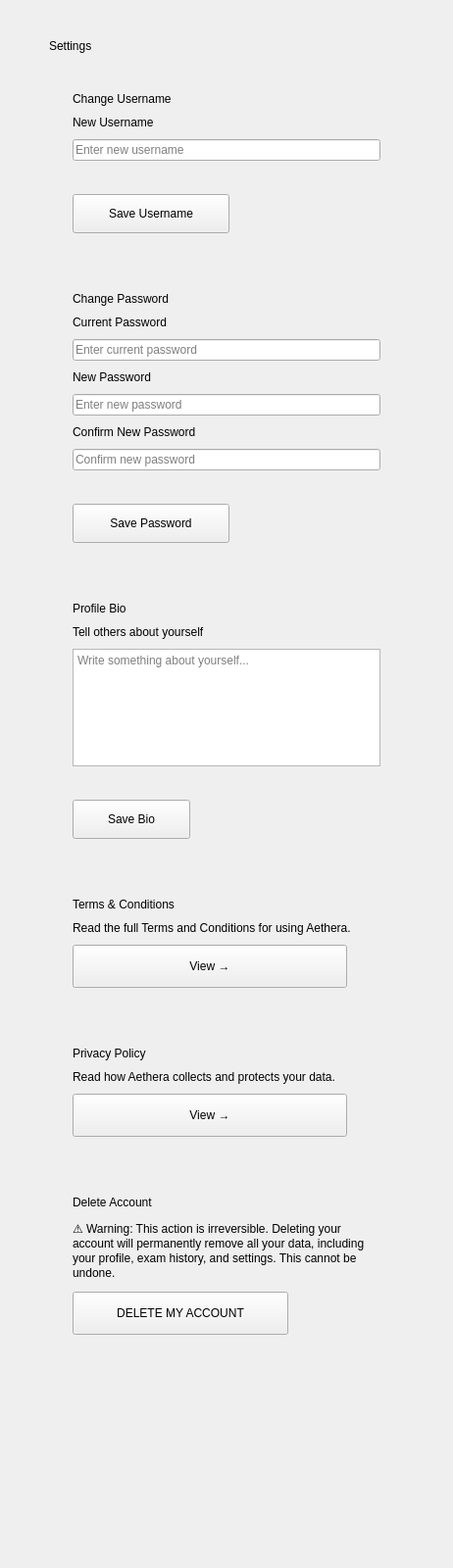
        <widget class="QWidget" name="scrollContentSettings">
         <property name="geometry">
          <rect>
           <x>0</x>
           <y>0</y>
           <width>462</width>
           <height>1600</height>
          </rect>
         </property>
         <layout class="QVBoxLayout" name="layoutSettingsContent">
          <property name="spacing">
           <number>20</number>
          </property>
          <property name="leftMargin">
           <number>50</number>
          </property>
          <property name="topMargin">
           <number>40</number>
          </property>
          <property name="rightMargin">
           <number>50</number>
          </property>
          <property name="bottomMargin">
           <number>40</number>
          </property>
          <item>
           <widget class="QLabel" name="labelSettingsTitle">
            <property name="text">
             <string>Settings</string>
            </property>
           </widget>
          </item>
          <item>
           <widget class="QFrame" name="cardUsername">
            <layout class="QVBoxLayout" name="layoutCardUsername">
             <property name="spacing">
              <number>10</number>
             </property>
             <property name="leftMargin">
              <number>24</number>
             </property>
             <property name="topMargin">
              <number>20</number>
             </property>
             <property name="rightMargin">
              <number>24</number>
             </property>
             <property name="bottomMargin">
              <number>20</number>
             </property>
             <item>
              <widget class="QLabel" name="labelSectionUsername">
               <property name="text">
                <string>Change Username</string>
               </property>
              </widget>
             </item>
             <item>
              <widget class="QLabel" name="labelFieldNewUsername">
               <property name="text">
                <string>New Username</string>
               </property>
              </widget>
             </item>
             <item>
              <widget class="QLineEdit" name="inputSettingsUsername">
               <property name="maximumSize">
                <size>
                 <width>400</width>
                 <height>16777215</height>
                </size>
               </property>
               <property name="placeholderText">
                <string>Enter new username</string>
               </property>
              </widget>
             </item>
             <item>
              <widget class="QLabel" name="labelSettingsUsernameStatus">
               <property name="visible">
                <bool>false</bool>
               </property>
               <property name="text">
                <string/>
               </property>
              </widget>
             </item>
             <item>
              <widget class="QPushButton" name="buttonSaveUsername">
               <property name="minimumSize">
                <size>
                 <width>160</width>
                 <height>40</height>
                </size>
               </property>
               <property name="maximumSize">
                <size>
                 <width>160</width>
                 <height>40</height>
                </size>
               </property>
               <property name="text">
                <string>Save Username</string>
               </property>
              </widget>
             </item>
            </layout>
           </widget>
          </item>
          <item>
           <widget class="QFrame" name="cardPassword">
            <layout class="QVBoxLayout" name="layoutCardPassword">
             <property name="spacing">
              <number>10</number>
             </property>
             <property name="leftMargin">
              <number>24</number>
             </property>
             <property name="topMargin">
              <number>20</number>
             </property>
             <property name="rightMargin">
              <number>24</number>
             </property>
             <property name="bottomMargin">
              <number>20</number>
             </property>
             <item>
              <widget class="QLabel" name="labelSectionPassword">
               <property name="text">
                <string>Change Password</string>
               </property>
              </widget>
             </item>
             <item>
              <widget class="QLabel" name="labelFieldCurrentPw">
               <property name="text">
                <string>Current Password</string>
               </property>
              </widget>
             </item>
             <item>
              <widget class="QLineEdit" name="inputSettingsCurrentPassword">
               <property name="maximumSize">
                <size>
                 <width>400</width>
                 <height>16777215</height>
                </size>
               </property>
               <property name="echoMode">
                <enum>QLineEdit::EchoMode::Password</enum>
               </property>
               <property name="placeholderText">
                <string>Enter current password</string>
               </property>
              </widget>
             </item>
             <item>
              <widget class="QLabel" name="labelFieldNewPw">
               <property name="text">
                <string>New Password</string>
               </property>
              </widget>
             </item>
             <item>
              <widget class="QLineEdit" name="inputSettingsNewPassword">
               <property name="maximumSize">
                <size>
                 <width>400</width>
                 <height>16777215</height>
                </size>
               </property>
               <property name="echoMode">
                <enum>QLineEdit::EchoMode::Password</enum>
               </property>
               <property name="placeholderText">
                <string>Enter new password</string>
               </property>
              </widget>
             </item>
             <item>
              <widget class="QLabel" name="labelFieldConfirmPw">
               <property name="text">
                <string>Confirm New Password</string>
               </property>
              </widget>
             </item>
             <item>
              <widget class="QLineEdit" name="inputSettingsConfirmPassword">
               <property name="maximumSize">
                <size>
                 <width>400</width>
                 <height>16777215</height>
                </size>
               </property>
               <property name="echoMode">
                <enum>QLineEdit::EchoMode::Password</enum>
               </property>
               <property name="placeholderText">
                <string>Confirm new password</string>
               </property>
              </widget>
             </item>
             <item>
              <widget class="QLabel" name="labelSettingsPasswordStatus">
               <property name="visible">
                <bool>false</bool>
               </property>
               <property name="text">
                <string/>
               </property>
              </widget>
             </item>
             <item>
              <widget class="QPushButton" name="buttonSavePassword">
               <property name="minimumSize">
                <size>
                 <width>160</width>
                 <height>40</height>
                </size>
               </property>
               <property name="maximumSize">
                <size>
                 <width>160</width>
                 <height>40</height>
                </size>
               </property>
               <property name="text">
                <string>Save Password</string>
               </property>
              </widget>
             </item>
            </layout>
           </widget>
          </item>
          <item>
           <widget class="QFrame" name="cardBio">
            <layout class="QVBoxLayout" name="layoutCardBio">
             <property name="spacing">
              <number>10</number>
             </property>
             <property name="leftMargin">
              <number>24</number>
             </property>
             <property name="topMargin">
              <number>20</number>
             </property>
             <property name="rightMargin">
              <number>24</number>
             </property>
             <property name="bottomMargin">
              <number>20</number>
             </property>
             <item>
              <widget class="QLabel" name="labelSectionBio">
               <property name="text">
                <string>Profile Bio</string>
               </property>
              </widget>
             </item>
             <item>
              <widget class="QLabel" name="labelFieldBioDesc">
               <property name="text">
                <string>Tell others about yourself</string>
               </property>
              </widget>
             </item>
             <item>
              <widget class="QTextEdit" name="textSettingsBio">
               <property name="maximumSize">
                <size>
                 <width>500</width>
                 <height>120</height>
                </size>
               </property>
               <property name="placeholderText">
                <string>Write something about yourself...</string>
               </property>
              </widget>
             </item>
             <item>
              <widget class="QLabel" name="labelSettingsBioStatus">
               <property name="visible">
                <bool>false</bool>
               </property>
               <property name="text">
                <string/>
               </property>
              </widget>
             </item>
             <item>
              <widget class="QPushButton" name="buttonSaveBio">
               <property name="minimumSize">
                <size>
                 <width>120</width>
                 <height>40</height>
                </size>
               </property>
               <property name="maximumSize">
                <size>
                 <width>120</width>
                 <height>40</height>
                </size>
               </property>
               <property name="text">
                <string>Save Bio</string>
               </property>
              </widget>
             </item>
            </layout>
           </widget>
          </item>
          <item>
           <widget class="QFrame" name="cardTermsNav">
            <layout class="QVBoxLayout" name="layoutCardTermsNav">
             <property name="spacing">
              <number>10</number>
             </property>
             <property name="leftMargin">
              <number>24</number>
             </property>
             <property name="topMargin">
              <number>20</number>
             </property>
             <property name="rightMargin">
              <number>24</number>
             </property>
             <property name="bottomMargin">
              <number>20</number>
             </property>
             <item>
              <widget class="QLabel" name="labelSectionTermsNav">
               <property name="text">
                <string>Terms &amp; Conditions</string>
               </property>
              </widget>
             </item>
             <item>
              <widget class="QLabel" name="labelFieldTermsDesc">
               <property name="text">
                <string>Read the full Terms and Conditions for using Aethera.</string>
               </property>
              </widget>
             </item>
             <item>
              <widget class="QPushButton" name="buttonViewTerms">
               <property name="minimumSize">
                <size>
                 <width>280</width>
                 <height>44</height>
                </size>
               </property>
               <property name="maximumSize">
                <size>
                 <width>280</width>
                 <height>44</height>
                </size>
               </property>
               <property name="text">
                <string>View →</string>
               </property>
              </widget>
             </item>
            </layout>
           </widget>
          </item>
          <item>
           <widget class="QFrame" name="cardPrivacyNav">
            <layout class="QVBoxLayout" name="layoutCardPrivacyNav">
             <property name="spacing">
              <number>10</number>
             </property>
             <property name="leftMargin">
              <number>24</number>
             </property>
             <property name="topMargin">
              <number>20</number>
             </property>
             <property name="rightMargin">
              <number>24</number>
             </property>
             <property name="bottomMargin">
              <number>20</number>
             </property>
             <item>
              <widget class="QLabel" name="labelSectionPrivacyNav">
               <property name="text">
                <string>Privacy Policy</string>
               </property>
              </widget>
             </item>
             <item>
              <widget class="QLabel" name="labelFieldPrivacyDesc">
               <property name="text">
                <string>Read how Aethera collects and protects your data.</string>
               </property>
              </widget>
             </item>
             <item>
              <widget class="QPushButton" name="buttonViewPrivacy">
               <property name="minimumSize">
                <size>
                 <width>280</width>
                 <height>44</height>
                </size>
               </property>
               <property name="maximumSize">
                <size>
                 <width>280</width>
                 <height>44</height>
                </size>
               </property>
               <property name="text">
                <string>View →</string>
               </property>
              </widget>
             </item>
            </layout>
           </widget>
          </item>
          <item>
           <widget class="QFrame" name="cardDeleteAccount">
            <layout class="QVBoxLayout" name="layoutCardDelete">
             <property name="spacing">
              <number>12</number>
             </property>
             <property name="leftMargin">
              <number>24</number>
             </property>
             <property name="topMargin">
              <number>20</number>
             </property>
             <property name="rightMargin">
              <number>24</number>
             </property>
             <property name="bottomMargin">
              <number>20</number>
             </property>
             <item>
              <widget class="QLabel" name="labelSectionDelete">
               <property name="text">
                <string>Delete Account</string>
               </property>
              </widget>
             </item>
             <item>
              <widget class="QLabel" name="labelDeleteWarning">
               <property name="text">
                <string>⚠ Warning: This action is irreversible. Deleting your account will permanently remove all your data, including your profile, exam history, and settings. This cannot be undone.</string>
               </property>
               <property name="wordWrap">
                <bool>true</bool>
               </property>
              </widget>
             </item>
             <item>
              <widget class="QPushButton" name="buttonDeleteAccount">
               <property name="minimumSize">
                <size>
                 <width>220</width>
                 <height>44</height>
                </size>
               </property>
               <property name="maximumSize">
                <size>
                 <width>220</width>
                 <height>44</height>
                </size>
               </property>
               <property name="text">
                <string>DELETE MY ACCOUNT</string>
               </property>
              </widget>
             </item>
            </layout>
           </widget>
          </item>
          <item>
           <spacer name="settingsSpacer">
            <property name="orientation">
             <enum>Qt::Orientation::Vertical</enum>
            </property>
            <property name="sizeHint" stdset="0">
             <size>
              <width>20</width>
              <height>40</height>
             </size>
            </property>
           </spacer>
          </item>
         </layout>
        </widget>
